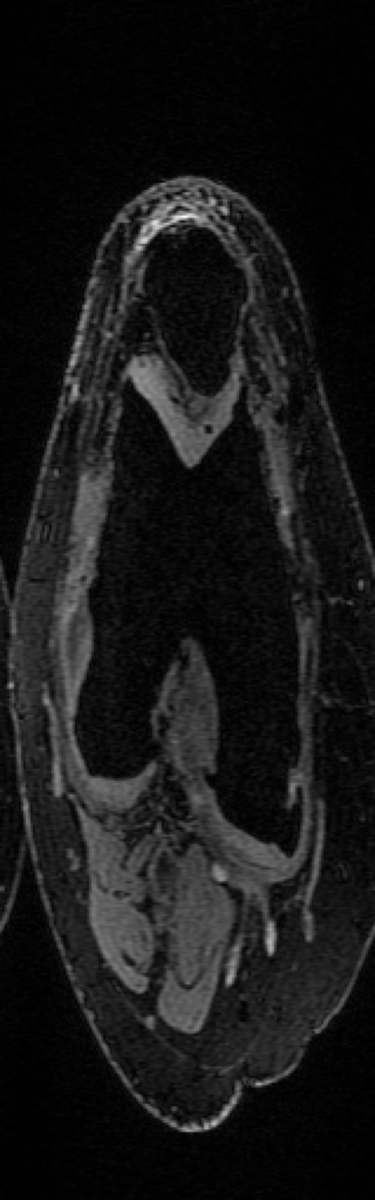
#> input picture paper/ICLR Main/figures/panels/gt_mag.png, 375 x 1200 px, found by its file name
$ python generate_figure2_pixel_perfect.py
#> lines starting #> are read from the running program, lines starting #| are printed output that depends on the picture
import numpy as np
from PIL import Image, ImageDraw, ImageFont

out_dir = "paper/NIPS workshop/figures/panels"


# Load raw image arrays (RGBA or RGB)
def load_img(name):
#> called with name = 'gt_mag.png'
    im = Image.open(f"{out_dir}/{name}").convert("RGB")
    return np.array(im)


gt_mag = load_img("gt_mag.png")
gt_pha = load_img("gt_pha.png")
#> call 2 of load_img, with name = 'gt_pha.png'
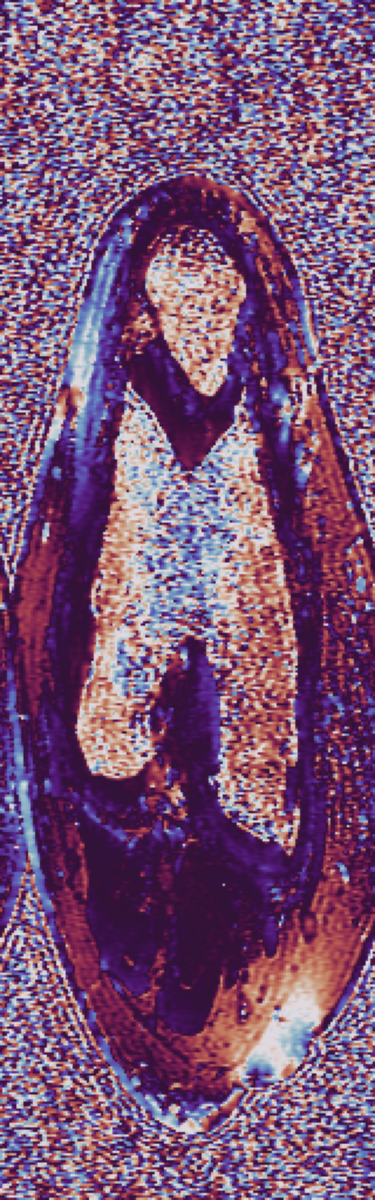
#> input picture paper/ICLR Main/figures/panels/gt_pha.png, 375 x 1200 px, found by its file name

euc_mag = load_img("euc_mag.png")
#> call 3 of load_img, with name = 'euc_mag.png'
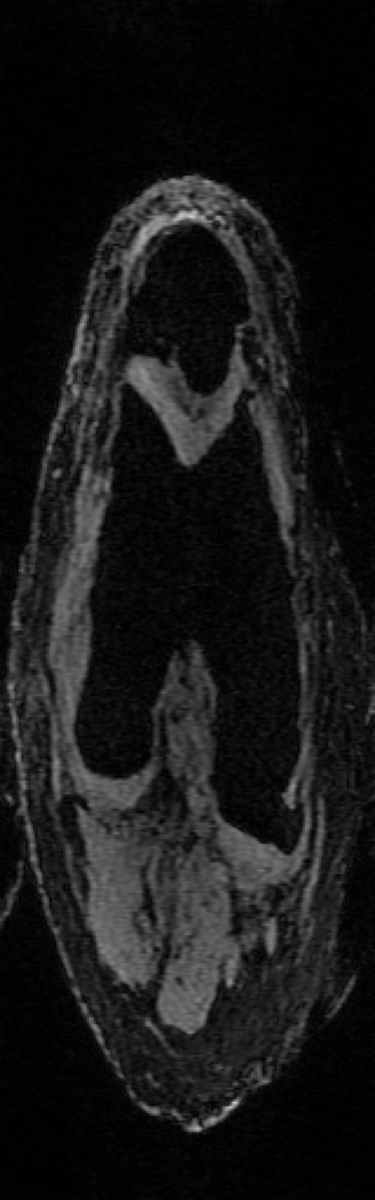
#> input picture paper/ICLR Main/figures/panels/euc_mag.png, 375 x 1200 px, found by its file name
euc_mag_err = load_img("euc_mag_err.png")
#> call 4 of load_img, with name = 'euc_mag_err.png'
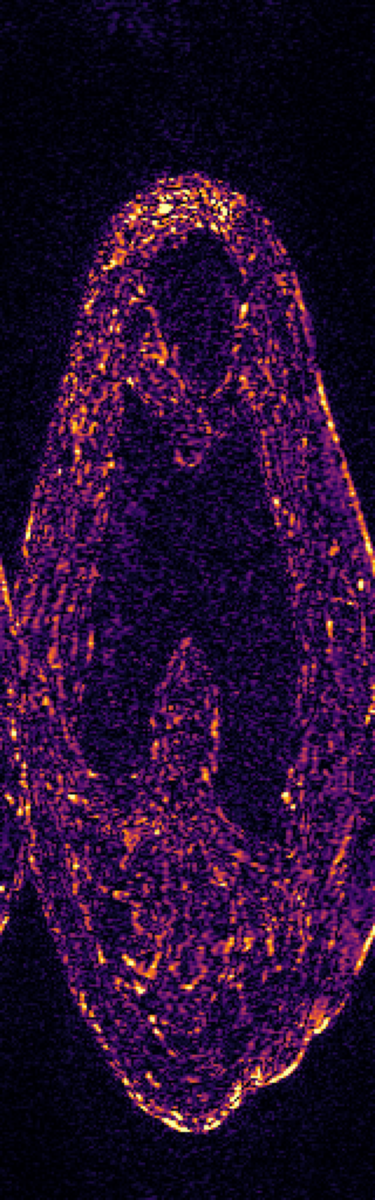
#> input picture paper/ICLR Main/figures/panels/euc_mag_err.png, 375 x 1200 px, found by its file name
#> (the run stopped early here; a loop or call above may not have finished)
